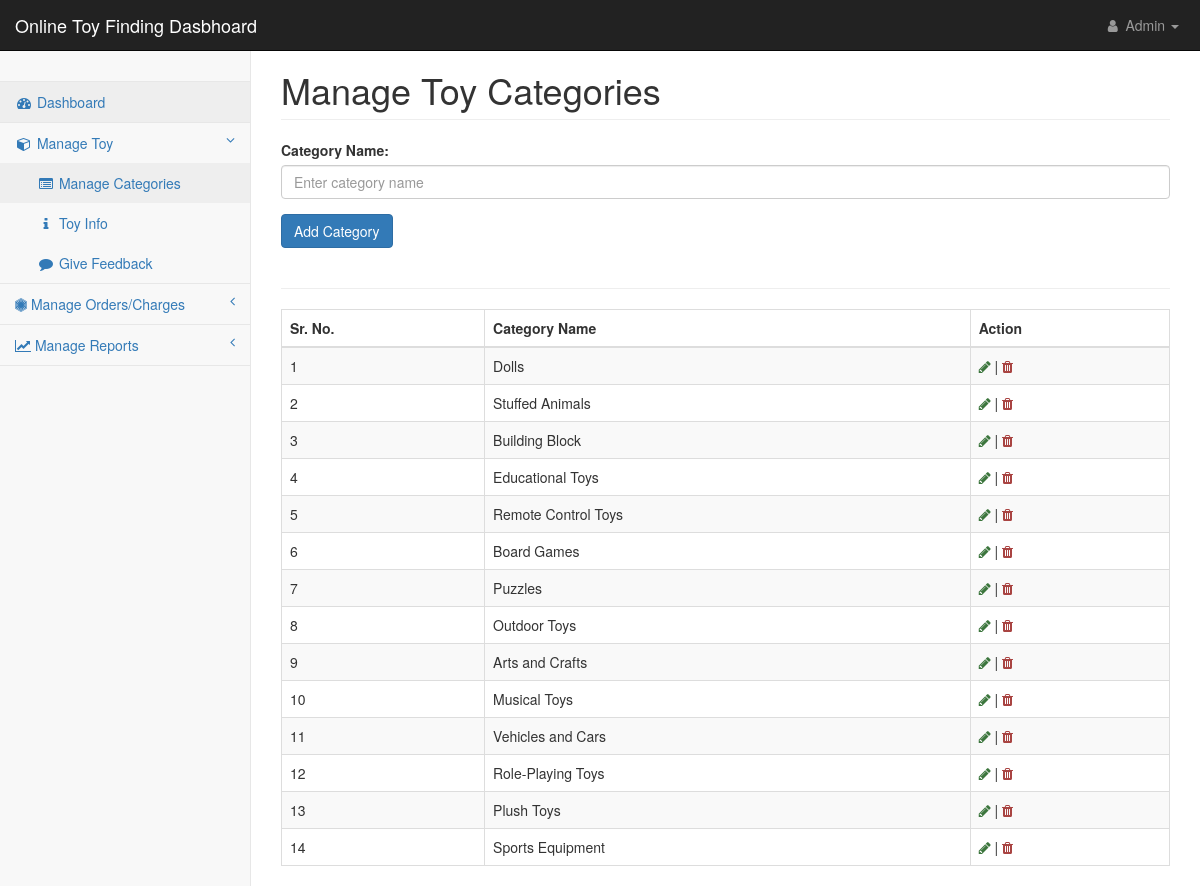
The page /admin/manage-toy-categories.php (signed in) on the database its author committed.
### tables this page shows
CREATE TABLE `toy_categories` (
  `category_id` int(11) NOT NULL,
  `category_name` varchar(100) DEFAULT NULL
);

### admin/manage-toy-categories.php (the view, shortened to what this page needs)
<?php
require_once "header.php";
require_once "sidenav.php";
?>
<div id="page-wrapper">
    <div class="container-fluid">
        <div class="row">
            <div class="col-lg-12">
                <h1 class="page-header">Manage Toy Categories</h1>
            </div>
        </div>
        <form action="" method="POST">
            <div class="form-group">
                <label for="category_name">Category Name:</label>
                <input type="text" class="form-control" id="category_name" name="category_name" placeholder="Enter category name" required autofocus>
            </div>
            <button type="submit" class="btn btn-primary">Add Category</button>
        </form>
        <br>
        <hr>
        <table id="categoryTable" class="display table table-striped table-bordered">
            <thead>
                <tr>
                    <th>Sr. No.</th>
                    <th>Category Name</th>
                    <th>Action</th>
                </tr>
            </thead>
            <tbody>
                <?php
                $sql = "SELECT * FROM toy_categories ORDER BY category_id ASC";
                $result = $conn->query($sql);
                if ($result->num_rows > 0) {
                    $counter = 1;
                    while ($row = $result->fetch_assoc()) {
                ?>
                        <tr>
                            <td><?php echo $counter; ?></td>
                            <td><?php echo $row["category_name"]; ?></td>
                            <td>
                                <a title="update" href='update-toy-category.php?id=<?php echo $row["category_id"] ?>' class="text text-success"><i class='fa fa-pencil'></i></a> | <a onclick="return confirm('Delete Confirmation!');" href='?id=<?php echo $row["category_id"] ?>' title="delete" class="text text-danger"><i class='fa fa-trash'></i></a>
                            </td>
                        </tr>
                <?php
                        $counter++;
                    }
                } else {
                    echo "<tr><td colspan='2'>No categories found</td></tr>";
                }
                ?>
            </tbody>
        </table>
    </div>
</div>
<?php
require_once "footer.php";
?>

### admin/css/startmin.css (style rules this page uses)
body { background-color: #f8f8f8; }
#page-wrapper { padding-top: 30px; min-height: 568px; background-color: #fff; }
@media (min-width:768px) { #page-wrapper { position: inherit; margin-left: 250px; padding: 30px 15px 0 15px; border-left: 1px solid #e7e7e7; } }

### rows shown on the page
toy_categories: category_name "Dolls"
toy_categories: category_name "Stuffed Animals"
toy_categories: category_name "Building Block"
toy_categories: category_name "Educational Toys"
toy_categories: category_name "Remote Control Toys"
toy_categories: category_name "Board Games"
toy_categories: category_name "Puzzles"
toy_categories: category_name "Outdoor Toys"
toy_categories: category_name "Arts and Crafts"
toy_categories: category_name "Musical Toys"
toy_categories: category_name "Vehicles and Cars"
toy_categories: category_name "Role-Playing Toys"
toy_categories: category_name "Plush Toys"
toy_categories: category_name "Sports Equipment"
